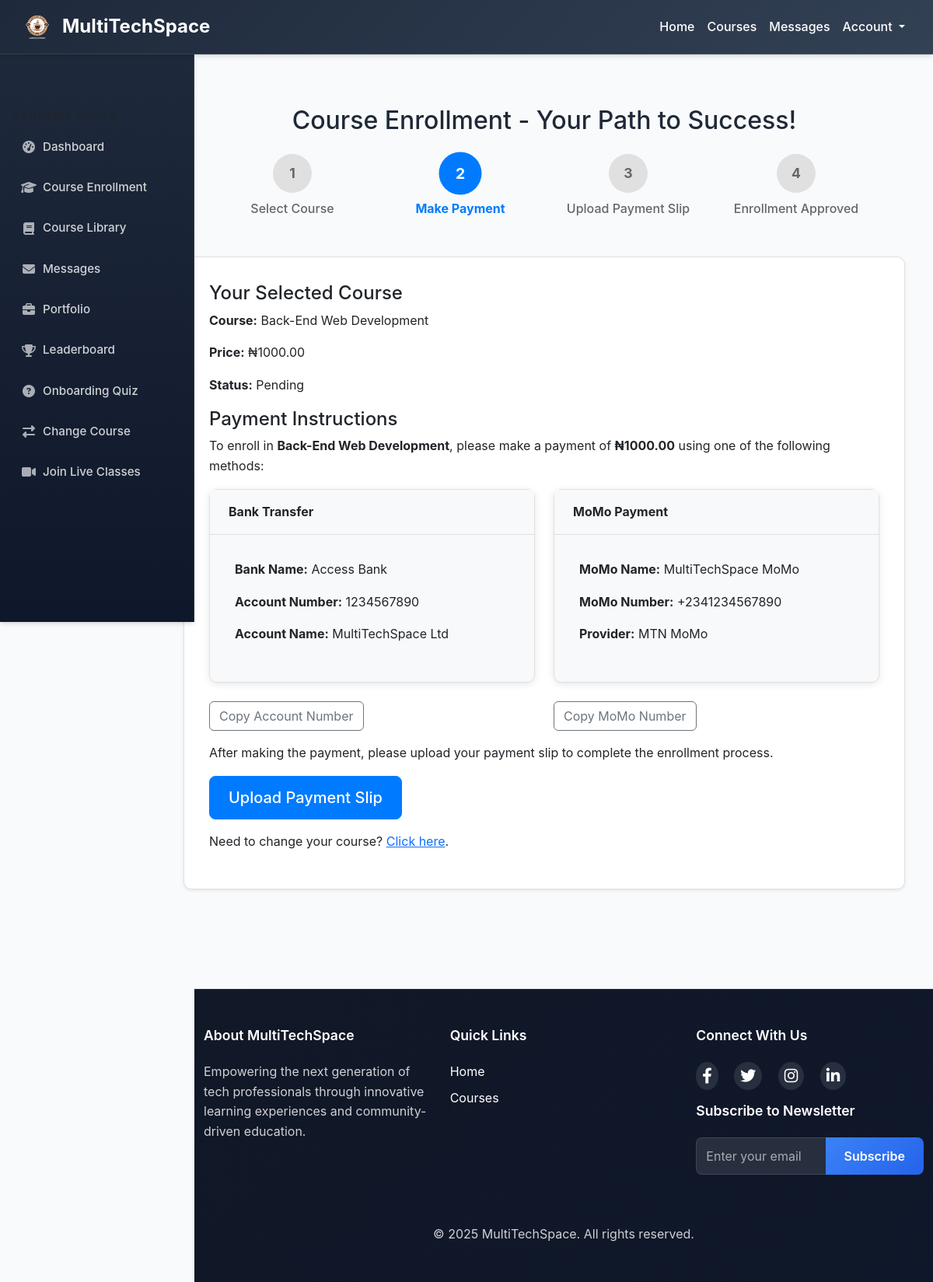
The page /course_enrollment/ (signed in) on the database its author committed.
### core/models.py (models this page shows, shortened)
class CourseEnrollment(models.Model):
    STATUS_CHOICES = (
        ('pending', 'Pending'),
        ('approved', 'Approved'),
        ('rejected', 'Rejected'),
    )
    user = models.ForeignKey(User, on_delete=models.CASCADE)
    course = models.ForeignKey(Course, on_delete=models.CASCADE)
    status = models.CharField(max_length=20, choices=STATUS_CHOICES, default='pending')
    enrolled_at = models.DateTimeField(auto_now_add=True)

class Course(models.Model):
    LEVEL_CHOICES = (
        ('Beginner', 'Beginner'),
        ('Intermediate', 'Intermediate'),
        ('Advanced', 'Advanced'),
    )
    title = models.CharField(max_length=200)
    description = models.TextField()
    duration = models.IntegerField()
    level = models.CharField(max_length=20, choices=LEVEL_CHOICES)
    facilitator = models.ForeignKey(User, on_delete=models.SET_NULL, null=True, blank=True)
    price = models.DecimalField(max_digits=10, decimal_places=2, default=0.00)

class PaymentDetail(models.Model):
    bank_name = models.CharField(max_length=100, blank=True)
    bank_account_number = models.CharField(max_length=50, blank=True)
    bank_account_name = models.CharField(max_length=100, blank=True)
    momo_name = models.CharField(max_length=100, blank=True)
    momo_number = PhoneNumberField(blank=True, null=True, help_text="Include country code, e.g., +2341234567890")
    momo_provider = models.CharField(max_length=50, blank=True)
    updated_at = models.DateTimeField(auto_now=True)
    updated_by = models.ForeignKey(User, on_delete=models.SET_NULL, null=True, blank=True)

### core/views.py (the view)
# urls.py: path('course_enrollment/', views.course_enrollment, name='course_enrollment'),
@login_required
def course_enrollment(request):
    if request.user.profile.user_type != 'student':
        messages.error(request, 'Only students can access course enrollment.')
        return redirect('student_dashboard')
    enrollment = CourseEnrollment.objects.filter(user=request.user).first()
    payment_slip = PaymentSlip.objects.filter(user=request.user, course=enrollment.course).first() if enrollment else None
    payment_detail = PaymentDetail.objects.first() or PaymentDetail.objects.create()  # Get or create payment details
    payment_details = {
        'bank': {
            'name': payment_detail.bank_name,
            'account_number': payment_detail.bank_account_number,
            'account_name': payment_detail.bank_account_name,
        },
        'momo': {
            'name': payment_detail.momo_name,
            'number': payment_detail.momo_number,
            'provider': payment_detail.momo_provider,
        }
    }
    if enrollment and enrollment.status == 'approved':
        messages.info(request, 'You are already enrolled in a course.')
        return redirect('student_dashboard')
    if request.method == 'POST':
        if not enrollment:
            messages.error(request, 'No course selected. Please register with a course or change your course.')
            return redirect('change_course')
        return redirect('upload_payment_slip', course_id=enrollment.course.id)
    return render(request, 'core/course_enrollment.html', {
        'enrollment': enrollment,
        'payment_slip': payment_slip,
        'payment_details': payment_details,
        'logo_base64': settings.LOGO_BASE64
    })

### templates/core/course_enrollment.html (shortened to what this page needs)
{% extends 'core/base.html' %}
{% load static %}
{% block extra_css %}
<link rel="stylesheet" href="{% static 'css/course_enrollment.css' %}">
{% endblock %}
{% block content %}
<div class="container my-5">
    <h2 class="text-center mb-4">Course Enrollment - Your Path to Success!</h2>
    <div class="progress-tracker mb-5">
        <div class="progress-step {% if not enrollment %}active{% endif %}">
            <span class="step-number">1</span>
            <span class="step-label">Select Course</span>
        </div>
        <div class="progress-step {% if enrollment and not payment_slip %}active{% endif %}">
            <span class="step-number">2</span>
            <span class="step-label">Make Payment</span>
        </div>
        <div class="progress-step {% if payment_slip and payment_slip.status == 'pending' %}active{% endif %}">
            <span class="step-number">3</span>
            <span class="step-label">Upload Payment Slip</span>
        </div>
        <div class="progress-step {% if enrollment and enrollment.status == 'approved' %}active{% endif %}">
            <span class="step-number">4</span>
            <span class="step-label">Enrollment Approved</span>
        </div>
    </div>
    <div class="card shadow-sm">
        <div class="card-body">
            {% if enrollment %}
                <h4>Your Selected Course</h4>
                <p><strong>Course:</strong> {{ enrollment.course.title }}</p>
                <p><strong>Price:</strong> ₦{{ enrollment.course.price|floatformat:2 }}</p>
                <p><strong>Status:</strong> {{ enrollment.status|title }}</p>
                {% if enrollment.status == 'pending' %}
                    {% if payment_slip %}
                        <div class="alert alert-info">
                            <p>Your payment slip is <strong>{{ payment_slip.status|title }}</strong>.</p>
                            <p>Please wait for admin approval. You'll be notified once your enrollment is approved.</p>
                        </div>
                    {% else %}
                        <h4>Payment Instructions</h4>
                        <p>To enroll in <strong>{{ enrollment.course.title }}</strong>, please make a payment of <strong>₦{{ enrollment.course.price|floatformat:2 }}</strong> using one of the following methods:</p>
                        <div class="row">
                            <div class="col-md-6">
                                <div class="card bg-light mb-3">
                                    <div class="card-header">Bank Transfer</div>
                                    <div class="card-body">
                                        <p><strong>Bank Name:</strong> {{ payment_details.bank.name }}</p>
                                        <p><strong>Account Number:</strong> {{ payment_details.bank.account_number }}</p>
                                        <p><strong>Account Name:</strong> {{ payment_details.bank.account_name }}</p>
                                    </div>
                                </div>
                                <button class="btn btn-outline-secondary copy-btn" data-text="{{ payment_details.bank.account_number }}">Copy Account Number</button>
                            </div>
                            <div class="col-md-6">
                                <div class="card bg-light mb-3">
                                    <div class="card-header">MoMo Payment</div>
                                    <div class="card-body">
                                        <p><strong>MoMo Name:</strong> {{ payment_details.momo.name }}</p>
                                        <p><strong>MoMo Number:</strong> {{ payment_details.momo.number }}</p>
                                        <p><strong>Provider:</strong> {{ payment_details.momo.provider }}</p>
                                    </div>
                                </div>
                                <button class="btn btn-outline-secondary copy-btn" data-text="{{ payment_details.momo.number }}">Copy MoMo Number</button>
                            </div>
                        </div>
                        <p class="mt-3">After making the payment, please upload your payment slip to complete the enrollment process.</p>
                        <a href="{% url 'upload_payment_slip' enrollment.course.id %}" class="btn btn-primary btn-lg">Upload Payment Slip</a>
                    {% endif %}
                {% endif %}
            {% else %}
                <div class="alert alert-warning">
                    <p>You haven't selected a course yet. Please choose a course to start your learning journey!</p>
                    <a href="{% url 'change_course' %}" class="btn btn-primary">Select Course</a>
                </div>
            {% endif %}
            <p class="mt-3">Need to change your course? <a href="{% url 'change_course' %}">Click here</a>.</p>
        </div>
    </div>
</div>
{% endblock %}

### static/css/base.css (style rules this page uses)
:root { --primary: #1e293b; --primary-light: #334155; --primary-dark: #0f172a; --primary-gradient: linear-gradient(135deg, #1e293b 0%, #334155 100%); --secondary: #64748b; --secondary-light: #94a3b8; --secondary-dark: #475569; --accent: #3b82f6; --accent-light: #60a5fa; --accent-dark: #2563eb; --accent-gradient: linear-gradient(135deg, #3b82f6 0%, #2563eb 100%); --success: #059669; --success-light: #10b981; --warning: #d97706; --danger: #dc2626; --white: #ffffff; --light: #f8fafc; --light-gray: #f1f5f9; --medium-gray: #e2e8f0; --dark-gray: #374151; --dark: #111827; --text-primary: #1f2937; --text-secondary: #6b7280; --text-light: #9ca3af; --text-white: #ffffff; --text-muted: #64748b; --bg-primary: #ffffff; --bg-secondary: #f8fafc; --bg-tertiary: #f1f5f9; --bg-dark: #1e293b; --hover-primary: #2563eb; --hover-secondary: #374151; --focus-ring: rgba(59, 130, 246, 0.3); --sidebar-width: 250px; --navbar-height: 70px; --border-radius: 8px; --box-shadow: 0 4px 6px -1px rgba(0, 0, 0, 0.1), 0 2px 4px -1px rgba(0, 0, 0, 0.06); --box-shadow-lg: 0 10px 15px -3px rgba(0, 0, 0, 0.1), 0 4px 6px -2px rgba(0, 0, 0, 0.05); --transition: all 0.3s cubic-bezier(0.4, 0, 0.2, 1); }
* { margin: 0; padding: 0; box-sizing: border-box; }
body { font-family: -apple-system, BlinkMacSystemFont, 'Segoe UI', Roboto, 'Helvetica Neue', Arial, sans-serif; background-color: var(--bg-secondary); color: var(--text-primary); line-height: 1.6; min-height: 100vh; display: flex; flex-direction: column; font-size: 16px; }

### static/css/course_enrollment.css (style rules this page uses)
.progress-tracker { display: flex; justify-content: space-between; margin-bottom: 2rem; padding: 0 1rem; }
.progress-step { text-align: center; flex: 1; position: relative; min-width: 0; }
.progress-step:not(:last-child)::after { content: ''; position: absolute; top: 25%; right: -50%; width: 100%; height: 4px; background-color: #e0e0e0; z-index: -1; }
.progress-step.active .step-number { background-color: #007bff; color: white; transform: scale(1.1); transition: all 0.3s ease; }
.progress-step.active .step-label { font-weight: bold; color: #007bff; }
.step-number { display: inline-block; width: 40px; height: 40px; line-height: 40px; border-radius: 50%; background-color: #e0e0e0; color: #666; margin-bottom: 0.5rem; font-weight: bold; transition: all 0.3s ease; }
.step-label { display: block; font-size: 0.9rem; color: #666; font-weight: 500; white-space: nowrap; overflow: hidden; text-overflow: ellipsis; }
.card { border-radius: 10px; margin-bottom: 1.5rem; box-shadow: 0 2px 10px rgba(0,0,0,0.1); border: 1px solid #e0e0e0; }
.card-header { font-weight: bold; background-color: #f8f9fa; padding: 1rem 1.5rem; border-bottom: 1px solid #e0e0e0; }
.card-body { padding: 1.5rem; }
.btn-primary { background-color: #007bff; border-color: #007bff; padding: 0.75rem 1.5rem; font-weight: 500; transition: all 0.3s ease; }
.copy-btn { margin-top: 0.5rem; }
@media (min-width: 1200px) { .progress-tracker { margin-bottom: 3rem; padding: 0 2rem; } }
@media (min-width: 1200px) { .step-number { width: 50px; height: 50px; line-height: 50px; font-size: 1.1rem; } }
@media (min-width: 1200px) { .step-label { font-size: 1rem; } }
@media (min-width: 1200px) { .card-body { padding: 2rem; } }

### rows shown on the page
CourseEnrollment: course "Back-End Web Development", course.price "1000.00", status "Pending"
PaymentDetail: bank.name "Access Bank", bank.account_number "1234567890", bank.account_name "MultiTechSpace Ltd", momo.name "MultiTechSpace MoMo", momo.number "+2341234567890", momo.provider "MTN MoMo"
